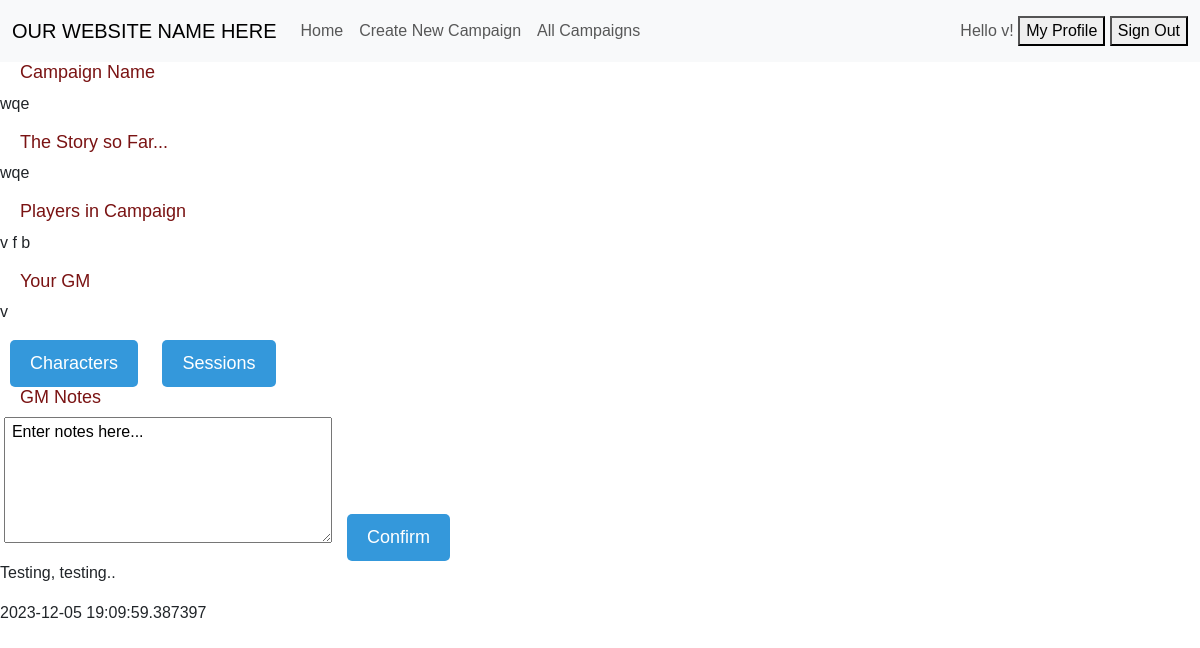
The app's page /campaign/6 (signed in) with its own data.
### app/models.py (models this page shows)
class Users(db.Model, UserMixin):
    __tablename__ = 'user_table'
    id: Mapped[str] = mapped_column(String, primary_key=True)
    username: Mapped[str] = mapped_column(String, nullable=False)
    email: Mapped[str] = mapped_column(String, nullable=False)
    password: Mapped[bytes] = mapped_column(LargeBinary, nullable=False)
    creation_date: Mapped[str] = mapped_column(String)

class Campaigns(db.Model):
    __tablename__ = 'campaign_table'
    id: Mapped[int] = mapped_column(Integer, primary_key=True)
    name: Mapped[str] = mapped_column(String, nullable=False)
    general_story: Mapped[str] = mapped_column(String)
    game_master_id: Mapped[str] = mapped_column(ForeignKey("user_table.id"))
    game_master: Mapped["Users"] = relationship()
    players: Mapped[str] = mapped_column(String)

class PrivateNotes(db.Model):
    __tablename__ = 'private_note'
    id: Mapped[int] = mapped_column(Integer, primary_key=True)
    note: Mapped[str] = mapped_column(String)
    creation_date: Mapped[datetime] = mapped_column(DateTime, default=datetime.utcnow)
    campaign_id: Mapped[int] = mapped_column(ForeignKey("campaign_table.id"))
    campaign: Mapped["Campaigns"] = relationship(backref="private_note")

### app/routes.py (the view)
@app.route('/campaign/<id>', methods=['GET', 'POST'])
def campaign(id):
    campaign_search = Campaigns.query.filter_by(id=id).all()
    for campaign in campaign_search:
        campaign_id = campaign.id
        campaign_name = campaign.name
        campaign_general_story = campaign.general_story
        campaign_game_master_id = campaign.game_master_id
        campaign_players = campaign.players
    private_note_form = NoteForm()
    if current_user.id == campaign_game_master_id:
        send_private_note = submit_note(campaign_id, private_note_form)
        private_notes = PrivateNotes.query.filter_by(campaign_id=campaign_id).all()
        return render_template('campaign_display.html', user=current_user, send_private_note=send_private_note, private_notes=private_notes, private_note_form=private_note_form, campaign=campaign)
    else:
        return render_template('campaign_display.html', user=current_user, campaign=campaign)

### app/forms.py
class NoteForm(FlaskForm):
    private_note = StringField('Notes')
    submit = SubmitField('Confirm')

### app/__init__.py (called while the page is built)
@login_manager.user_loader
def load_user(id):
    try:
        return db.session.query(Users).filter(Users.id == id).one()
    except:
        return None

### app/routes.py (called while the page is built)
def submit_note(campaign_id, private_note_form):
    if private_note_form.validate_on_submit():
        note = private_note_form.private_note.data
        if note:
            private_note = PrivateNotes(
                note=note,
                campaign_id=campaign_id,
            )
            db.session.add(private_note)
            db.session.commit()
            return private_note
        else:
            flash("enter note", "error")
            return None

### templates/campaign_display.html (shortened to what this page needs)
{% extends 'base.html' %}
{% block main %}
<h2> Campaign Name </h2>
    <p> {{ campaign.name }} </p>
<h2> The Story so Far... </h2>
    <p> {{ campaign.general_story }} </p>
<h2> Players in Campaign </h2>
    <p> {{ campaign.players }} </p>
<h2> Your GM </h2>
    <p> {{ campaign.game_master_id }} </p>
<button type="button" class="button" onclick=simple_action("{{ url_for('all_characters', id = campaign.id, gm_id = campaign.game_master_id) }}")>Characters</button>
<button type="button" class="button" onclick=simple_action("{{ url_for('all_sessions', id = campaign.id) }}")>Sessions</button>
{% if user.id == campaign.game_master_id %}
    <form method="POST" action="{{  url_for('campaign', id=campaign.id) }}">
        <h2>GM Notes</h2>
        <textarea id="private_note" name="private_note" rows="5" cols="33"> Enter notes here...</textarea>
        {{ private_note_form.submit() }}
        {% for note in private_notes %}
            <p>{{ note.note }}</p>
            <p>{{ note.creation_date }}</p>
        {% endfor %}
    </form>
{% endif %}
{% endblock %}

### templates/base.html (shortened to what this page needs)
<!DOCTYPE html>
<html lang="en">
<head>
    <link href="https://cdn.jsdelivr.net/npm/bootstrap@5.3.2/dist/css/bootstrap.min.css" rel="stylesheet">
    <link rel="stylesheet"  type="text/css" href="{{ url_for('.static', filename='style.css')}} ">
</head>
<body>
    <nav class="navbar navbar-expand-lg bg-body-tertiary">
        <div class="container-fluid">
          <a class="navbar-brand" href="#">OUR WEBSITE NAME HERE</a>
          <div class="collapse navbar-collapse" id="navbarText">
            <ul class="navbar-nav me-auto mb-2 mb-lg-0">
                <li class="nav-item">
                    <a class="nav-link" href="#" onclick=simple_action("{{ url_for('index') }}")>Home</a>
                  </li>
              <li class="nav-item">
                <a class="nav-link" href="#" onclick=simple_action("{{ url_for('campaign_create') }}")>Create New Campaign</a>
              </li>
              <li class="nav-item">
                <a class="nav-link" href="#" onclick=simple_action("{{ url_for('campaigns') }}")>All Campaigns</a>
              </li>
            </ul>
            <span class="navbar-text">
                {% if user.username|length %}
                Hello {{user.username}}!
                    <button type="button" class="modern-button" onclick=simple_action("{{ url_for('my_profile') }}")>My Profile</button>
                    <button type="button" class="modern-button" onclick=simple_action("{{ url_for('users_sign_out') }}")>Sign Out</button>
                {% else %}
                    <button type="button" class="modern-button" onclick=simple_action("{{ url_for('users_sign_in') }}")>Sign
                        In</button>
                    <button type="button" class="modern-button" onclick=simple_action("{{ url_for('users_sign_up') }}")>Sign
                        Up</button>
                {% endif %}
            </span>
          </div>
        </div>
      </nav>
{% block main %}
{% endblock %}
</body>
</html>

### static/style.css (style rules this page uses)
body { font-family: Arial, Helvetica, sans-serif; font-size: medium; }
h2 { font-size: 18px; color: #7a1313; margin-left: 20px; }
input[type=submit] { background-color: #3498db; padding: 10px 20px; font-size: 18px; border: none; cursor: pointer; margin: 0 10px; border-radius: 5px; color: #fff; }
.button { background-color: #3498db; color: #fff; padding: 10px 20px; font-size: 18px; border: none; cursor: pointer; margin: 0 10px; border-radius: 5px; }

### records on screen
Users: username "v"
Campaigns: name "wqe", general_story "wqe", players "v f b", game_master_id "v"
PrivateNotes: note "Testing, testing..", creation_date "2023-12-05 19:09:59.387397"
